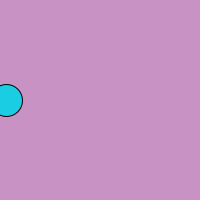
Frame 1 (no input)
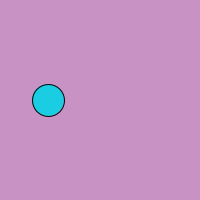
Frame 60 (the mouse pressed at the canvas centre just before this capture)
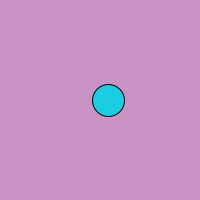
Frame 120 (the mouse held since frame 60 and released just before this capture)

The Processing sketch that drew these frames (run headless with seeded random() and noise(); from frame 60 on, the mouse is pressed at the canvas centre):

// Processing sketch: bouncingball
// ── bouncingball.pde
//Bouncing ball Functions

int x = 0;
int speed = 6;

void setup() {
  size(200, 200);
}

void draw() {
  background(#C992C4);
  move();
  bounce();
  display();
}
void move() {
  x = x + speed;
}

void bounce() {
  if((x > width) || (x < 0)) {
    speed = speed * -1;
  }
}
void display() {
  stroke(1);
  fill(#1BCDE3);
  ellipse(x, 100, 32, 32);
}
